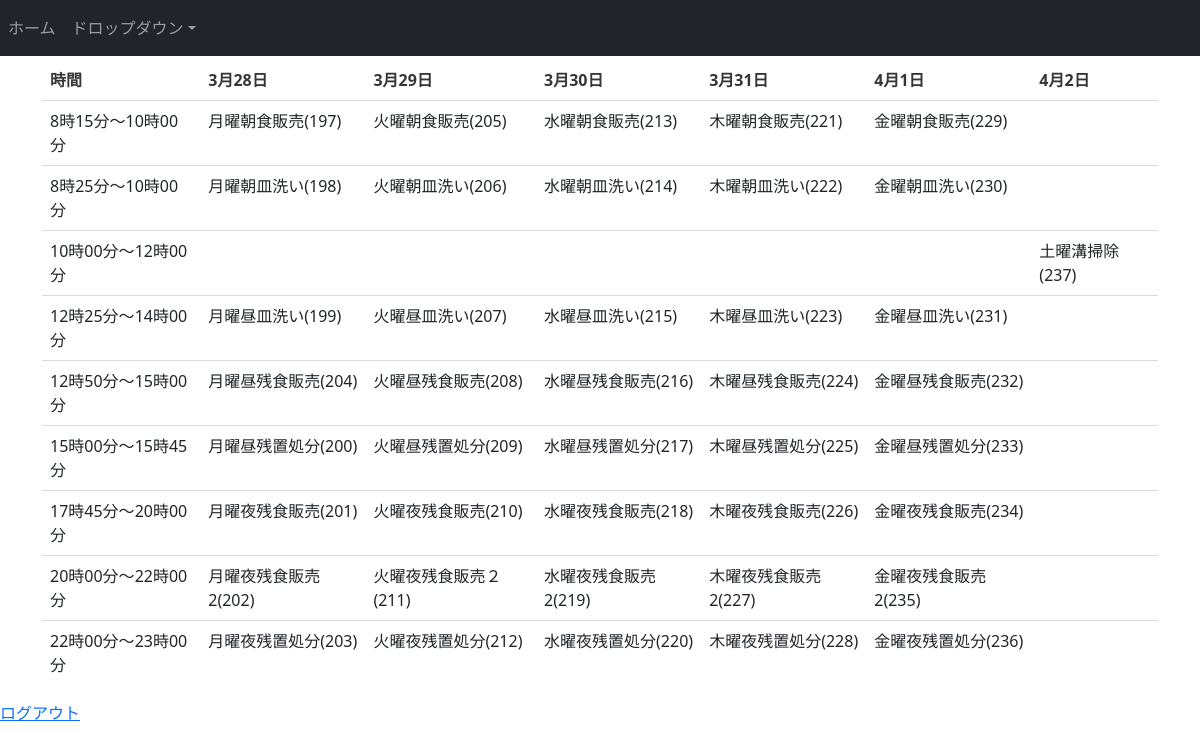
The app's page /kumano_shift_maker/mypage/recruit/8/calculate/result with its own data.
### shift_maker/models.py (models this page shows, shortened)
class Slot(models.Model):
    workname=models.CharField(max_length=30,null=True,blank=True)
    day=models.DateField(default=timezone.now)
    start_time=models.TimeField(default=time(10,0,0))
    end_time=models.TimeField(default=time(12,0,0))
    days_from_start=models.PositiveIntegerField(default=0) #1日目は０
    required_number=models.PositiveIntegerField(default=1)
    content=models.ForeignKey(WorkContent,on_delete=models.SET_DEFAULT,default='無し')
    is_decided=models.BooleanField(default=False)#既に募集締め切りが過ぎた枠かどうか
    for_template=models.BooleanField(default=False)

### shift_maker/views.py (the view)
# urls.py: path('mypage/recruit/<int:pk>/calculate/result',views.shift_calculate_result,name='result_schedule'),
def shift_calculate_result(request,pk):
    shift=get_object_or_404(Shift, pk=pk)
    days_list=sorted(list(set(list(shift.slot.all().values_list('day',flat=True)))))
    time_list=sorted(list(set(list(shift.slot.all().values_list('start_time','end_time')))))
    sametime_slotlist=[]
    for start_time, end_time in time_list:
        time_slot_list=[]
        for day in days_list:
            slots=shift.slot.filter(day=day,start_time=start_time,end_time=end_time)
            one_table=[]
            for slot in slots:
                one_table.append((slot,slot.slot_users.all()))
            time_slot_list.append(one_table)
        sametime_slotlist.append((start_time, end_time,time_slot_list))
    return render(request,'shift_maker/shift_result.html',{'shift':shift,'days_list':days_list,'sametime_slot_list':sametime_slotlist})

### shift_maker/templates/shift_maker/shift_result.html (shortened to what this page needs)
{% extends 'shift_maker/base.html' %}
{% block body-contents %}
<table class="table">
    <tr>
        <th>時間</th>
        {% for day in days_list %}
            <th>{{day|date:"n月j日"}}</th>
        {% endfor %}
    </tr>
    {% for start_time, end_time, time_slot_list in sametime_slot_list %}
    <tr>
        <td>{{ start_time|date:"G時i分" }}～{{ end_time|date:"G時i分" }}</td>
        {% for one_table in time_slot_list %}
        <td>{% for slot, slot_users in one_table %}
            {{slot.workname}}
        {% endfor %}</td>
        {% endfor %}
    </tr>
    {% endfor %}
</table>
{% endblock %}

### records on screen
Slot: workname "月曜朝食販売(197)"
Slot: workname "火曜朝食販売(205)"
Slot: workname "水曜朝食販売(213)"
Slot: workname "木曜朝食販売(221)"
Slot: workname "金曜朝食販売(229)"
Slot: workname "月曜朝皿洗い(198)"
Slot: workname "火曜朝皿洗い(206)"
Slot: workname "水曜朝皿洗い(214)"
Slot: workname "木曜朝皿洗い(222)"
Slot: workname "金曜朝皿洗い(230)"
Slot: workname "土曜溝掃除(237)"
Slot: workname "月曜昼皿洗い(199)"
Slot: workname "火曜昼皿洗い(207)"
Slot: workname "水曜昼皿洗い(215)"
Slot: workname "木曜昼皿洗い(223)"
Slot: workname "金曜昼皿洗い(231)"
Slot: workname "月曜昼残食販売(204)"
Slot: workname "火曜昼残食販売(208)"
Slot: workname "水曜昼残食販売(216)"
Slot: workname "木曜昼残食販売(224)"
Slot: workname "金曜昼残食販売(232)"
Slot: workname "月曜昼残置処分(200)"
Slot: workname "火曜昼残置処分(209)"
Slot: workname "水曜昼残置処分(217)"
Slot: workname "木曜昼残置処分(225)"
Slot: workname "金曜昼残置処分(233)"
Slot: workname "月曜夜残食販売(201)"
Slot: workname "火曜夜残食販売(210)"
Slot: workname "水曜夜残食販売(218)"
Slot: workname "木曜夜残食販売(226)"
Slot: workname "金曜夜残食販売(234)"
Slot: workname "月曜夜残食販売2(202)"
Slot: workname "火曜夜残食販売２(211)"
Slot: workname "水曜夜残食販売2(219)"
Slot: workname "木曜夜残食販売2(227)"
Slot: workname "金曜夜残食販売2(235)"
Slot: workname "月曜夜残置処分(203)"
Slot: workname "火曜夜残置処分(212)"
Slot: workname "水曜夜残置処分(220)"
Slot: workname "木曜夜残置処分(228)"
Slot: workname "金曜夜残置処分(236)"

### other values on screen
{{ day|date:"n月j日" }} "3月28日" "3月29日" "3月30日" "3月31日" "4月1日" "4月2日"
{{ start_time|date:"G時i分" }} "8時15分" "8時25分" "10時00分" "12時25分" "12時50分" "15時00分" "17時45分" "20時00分" "22時00分"
{{ end_time|date:"G時i分" }} "10時00分" "10時00分" "12時00分" "14時00分" "15時00分" "15時45分" "20時00分" "22時00分" "23時00分"
